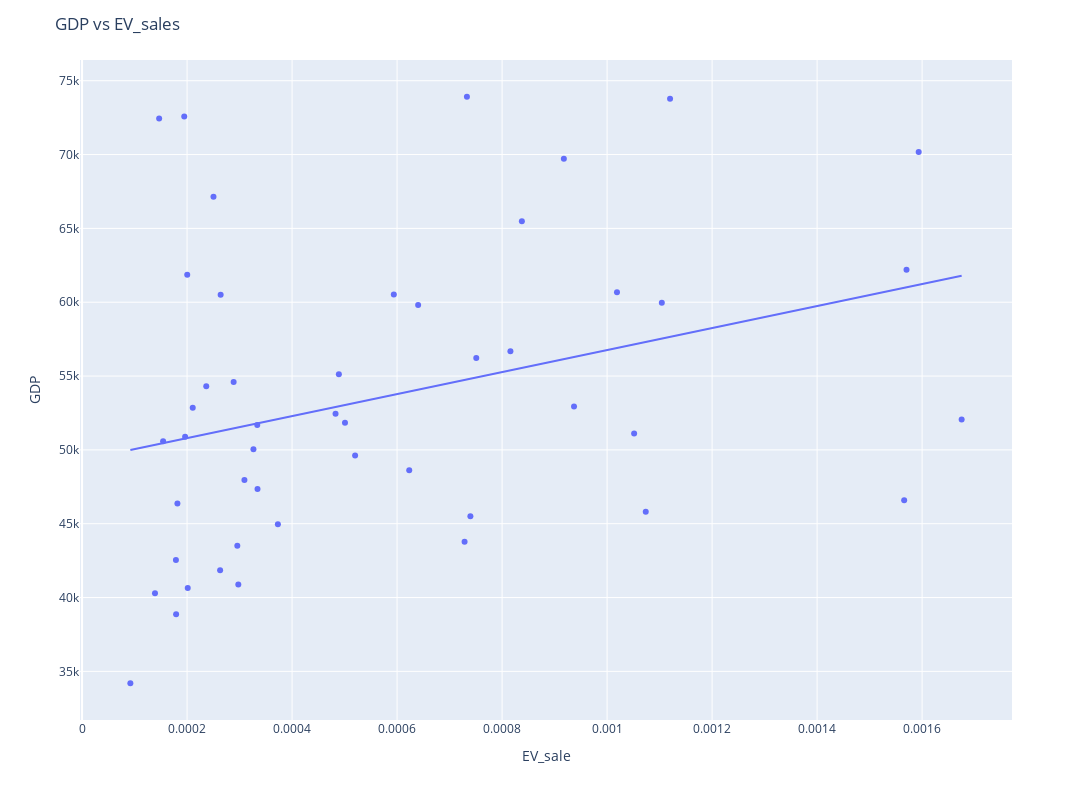

Notebook cell for this chart:
### Markdown cell above
# GDP

### Code cell
fig = px.scatter(new1, x=new1['EV_sale'], y=new1['GDP'],trendline='ols')
fig.layout.update(
    width=1700,
    height=800,
    title_text = 'GDP vs EV_sales')
fig.show()
